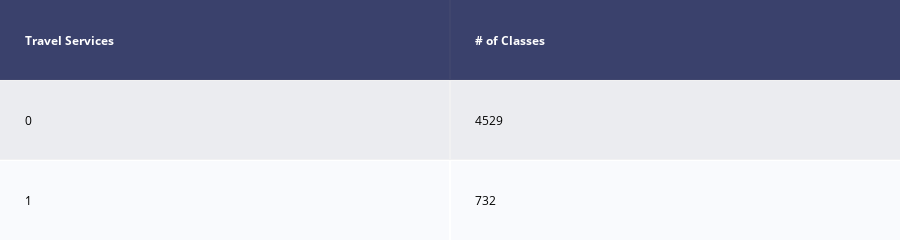

Notebook cell for this chart:
### Code cell
%matplotlib inline
pd.plotting.register_matplotlib_converters()
pd.options.display.float_format = '{:.4f}'.format
rcParams.update({'figure.autolayout': True, 'figure.figsize':(12,8),'axes.titlesize':14})
draw_col_shape(df_prediction,var_to_predict)

### Figure 1 — Plotly figure (JSON) as saved in the notebook; plotly's stock layout.template omitted (floating-point values rounded to 4 significant figures)
{"data": [{"colorscale": [[0, "#00083e"], [0.5, "#ededee"], [1, "#ffffff"]], "hoverinfo": "none", "opacity": 0.75, "showscale": false, "type": "heatmap", "z": [[0, 0], [0.5, 0.5], [1, 1]]}], "layout": {"annotations": [{"align": "left", "font": {"color": "#ffffff"}, "showarrow": false, "text": "<b>Travel Services</b>", "x": -0.45, "xanchor": "left", "xref": "x", "y": 0, "yref": "y"}, {"align": "left", "font": {"color": "#ffffff"}, "showarrow": false, "text": "<b># of Classes</b>", "x": 0.55, "xanchor": "left", "xref": "x", "y": 0, "yref": "y"}, {"align": "left", "font": {"color": "#000000"}, "showarrow": false, "text": "0", "x": -0.45, "xanchor": "left", "xref": "x", "y": 1, "yref": "y"}, {"align": "left", "font": {"color": "#000000"}, "showarrow": false, "text": "4529", "x": 0.55, "xanchor": "left", "xref": "x", "y": 1, "yref": "y"}, {"align": "left", "font": {"color": "#000000"}, "showarrow": false, "text": "1", "x": -0.45, "xanchor": "left", "xref": "x", "y": 2, "yref": "y"}, {"align": "left", "font": {"color": "#000000"}, "showarrow": false, "text": "732", "x": 0.55, "xanchor": "left", "xref": "x", "y": 2, "yref": "y"}], "height": 140, "margin": {"b": 0, "l": 0, "r": 0, "t": 0}, "xaxis": {"dtick": 1, "gridwidth": 2, "showticklabels": false, "tick0": -0.5, "ticks": "", "zeroline": false}, "yaxis": {"autorange": "reversed", "dtick": 1, "gridwidth": 2, "showticklabels": false, "tick0": 0.5, "ticks": "", "zeroline": false}}}
